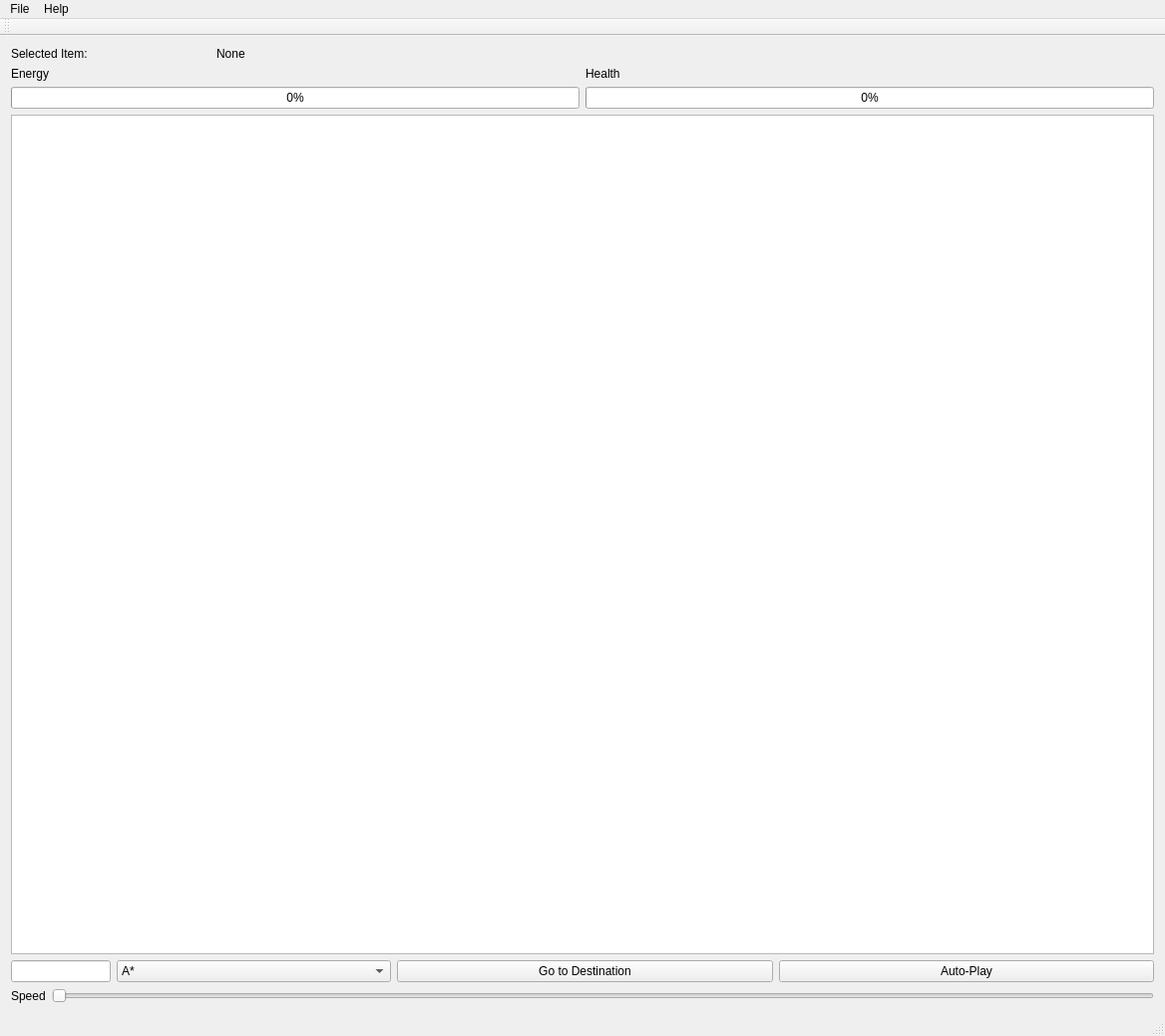
<?xml version="1.0" encoding="UTF-8"?>
<ui version="4.0">
 <class>MainWindow</class>
 <widget class="QMainWindow" name="MainWindow">
  <property name="geometry">
   <rect>
    <x>0</x>
    <y>0</y>
    <width>1168</width>
    <height>1039</height>
   </rect>
  </property>
  <property name="windowTitle">
   <string>MainWindow</string>
  </property>
  <widget class="QWidget" name="centralWidget">
   <layout class="QGridLayout" name="gridLayout">
    <item row="1" column="0">
     <layout class="QVBoxLayout" name="verticalLayout">
      <item>
       <layout class="QHBoxLayout" name="horizontalLayout_2">
        <item>
         <layout class="QVBoxLayout" name="verticalLayout_2">
          <item>
           <widget class="QLabel" name="label_2">
            <property name="text">
             <string>Energy</string>
            </property>
           </widget>
          </item>
          <item>
           <widget class="QProgressBar" name="energyBar">
            <property name="value">
             <number>0</number>
            </property>
           </widget>
          </item>
         </layout>
        </item>
        <item>
         <layout class="QVBoxLayout" name="verticalLayout_3">
          <item>
           <widget class="QLabel" name="label">
            <property name="text">
             <string>Health</string>
            </property>
           </widget>
          </item>
          <item>
           <widget class="QProgressBar" name="healthBar">
            <property name="value">
             <number>0</number>
            </property>
           </widget>
          </item>
         </layout>
        </item>
       </layout>
      </item>
      <item>
       <widget class="QGraphicsView" name="graphicsView"/>
      </item>
     </layout>
    </item>
    <item row="6" column="0">
     <layout class="QHBoxLayout" name="horizontalLayout"/>
    </item>
    <item row="7" column="0">
     <layout class="QHBoxLayout" name="horizontalLayout_3">
      <item>
       <widget class="QLineEdit" name="lineEdit">
        <property name="maximumSize">
         <size>
          <width>100</width>
          <height>16777215</height>
         </size>
        </property>
       </widget>
      </item>
      <item>
       <widget class="QComboBox" name="comboBox">
        <property name="maximumSize">
         <size>
          <width>275</width>
          <height>16777215</height>
         </size>
        </property>
        <item>
         <property name="text">
          <string>A*</string>
         </property>
        </item>
        <item>
         <property name="text">
          <string>Breadth-First</string>
         </property>
        </item>
        <item>
         <property name="text">
          <string>Best-First</string>
         </property>
        </item>
       </widget>
      </item>
      <item>
       <widget class="QPushButton" name="pushButton">
        <property name="text">
         <string>Go to Destination</string>
        </property>
       </widget>
      </item>
      <item>
       <widget class="QPushButton" name="pushButton_2">
        <property name="text">
         <string>Auto-Play</string>
        </property>
       </widget>
      </item>
     </layout>
    </item>
    <item row="9" column="0">
     <layout class="QHBoxLayout" name="horizontalLayout_4">
      <item>
       <widget class="QLabel" name="label_3">
        <property name="text">
         <string>Speed</string>
        </property>
       </widget>
      </item>
      <item>
       <widget class="QSlider" name="horizontalSlider">
        <property name="orientation">
         <enum>Qt::Horizontal</enum>
        </property>
       </widget>
      </item>
     </layout>
    </item>
    <item row="0" column="0">
     <layout class="QHBoxLayout" name="horizontalLayout_5">
      <item>
       <widget class="QLabel" name="label_4">
        <property name="maximumSize">
         <size>
          <width>200</width>
          <height>16777215</height>
         </size>
        </property>
        <property name="text">
         <string>Selected Item: </string>
        </property>
       </widget>
      </item>
      <item>
       <widget class="QLabel" name="label_5">
        <property name="text">
         <string>None</string>
        </property>
       </widget>
      </item>
     </layout>
    </item>
   </layout>
  </widget>
  <widget class="QMenuBar" name="menuBar">
   <property name="geometry">
    <rect>
     <x>0</x>
     <y>0</y>
     <width>1168</width>
     <height>33</height>
    </rect>
   </property>
   <widget class="QMenu" name="menuFile">
    <property name="title">
     <string>File</string>
    </property>
    <addaction name="actionOpen_map"/>
    <addaction name="actionSave_result"/>
    <addaction name="actionReload_map"/>
   </widget>
   <widget class="QMenu" name="menuHelp">
    <property name="title">
     <string>Help</string>
    </property>
   </widget>
   <addaction name="menuFile"/>
   <addaction name="menuHelp"/>
  </widget>
  <widget class="QToolBar" name="mainToolBar">
   <attribute name="toolBarArea">
    <enum>TopToolBarArea</enum>
   </attribute>
   <attribute name="toolBarBreak">
    <bool>false</bool>
   </attribute>
  </widget>
  <widget class="QStatusBar" name="statusBar"/>
  <action name="actionOpen_map">
   <property name="text">
    <string>Open map</string>
   </property>
  </action>
  <action name="actionSave_result">
   <property name="text">
    <string>Save result</string>
   </property>
  </action>
  <action name="actionReload_map">
   <property name="text">
    <string>Reload map</string>
   </property>
  </action>
 </widget>
 <layoutdefault spacing="6" margin="11"/>
 <resources/>
 <connections>
  <connection>
   <sender>pushButton</sender>
   <signal>clicked()</signal>
   <receiver>MainWindow</receiver>
   <slot>gotoDestination()</slot>
   <hints>
    <hint type="sourcelabel">
     <x>596</x>
     <y>959</y>
    </hint>
    <hint type="destinationlabel">
     <x>601</x>
     <y>578</y>
    </hint>
   </hints>
  </connection>
  <connection>
   <sender>actionOpen_map</sender>
   <signal>triggered()</signal>
   <receiver>MainWindow</receiver>
   <slot>OpenMap()</slot>
   <hints>
    <hint type="sourcelabel">
     <x>-1</x>
     <y>-1</y>
    </hint>
    <hint type="destinationlabel">
     <x>583</x>
     <y>306</y>
    </hint>
   </hints>
  </connection>
  <connection>
   <sender>pushButton_2</sender>
   <signal>clicked()</signal>
   <receiver>MainWindow</receiver>
   <slot>executeStrategy()</slot>
   <hints>
    <hint type="sourcelabel">
     <x>1148</x>
     <y>986</y>
    </hint>
    <hint type="destinationlabel">
     <x>752</x>
     <y>1073</y>
    </hint>
   </hints>
  </connection>
  <connection>
   <sender>actionReload_map</sender>
   <signal>triggered()</signal>
   <receiver>MainWindow</receiver>
   <slot>ReloadMap()</slot>
   <hints>
    <hint type="sourcelabel">
     <x>-1</x>
     <y>-1</y>
    </hint>
    <hint type="destinationlabel">
     <x>583</x>
     <y>519</y>
    </hint>
   </hints>
  </connection>
 </connections>
 <slots>
  <slot>gotoDestination()</slot>
  <slot>OpenMap()</slot>
  <slot>ItemSelected()</slot>
  <slot>executeStrategy()</slot>
  <slot>ReloadMap()</slot>
 </slots>
</ui>
